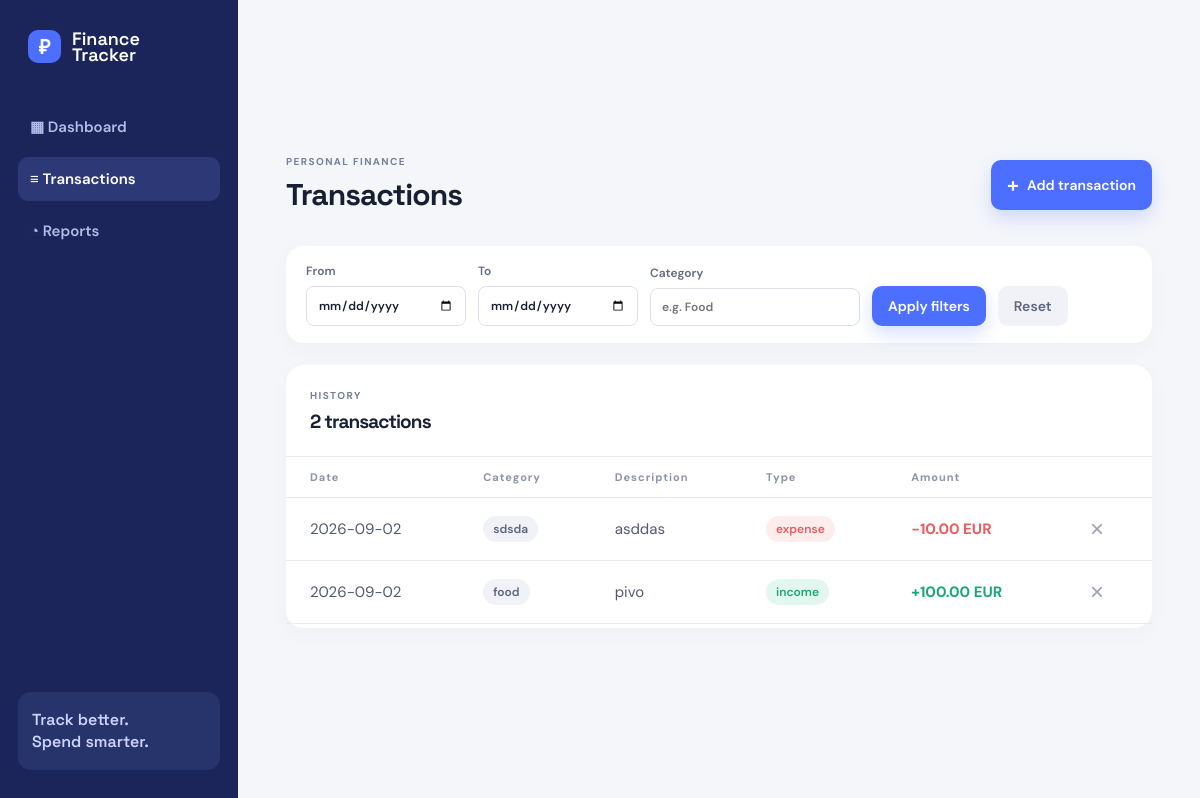
/transactions, run on an earlier commit of the app's database.
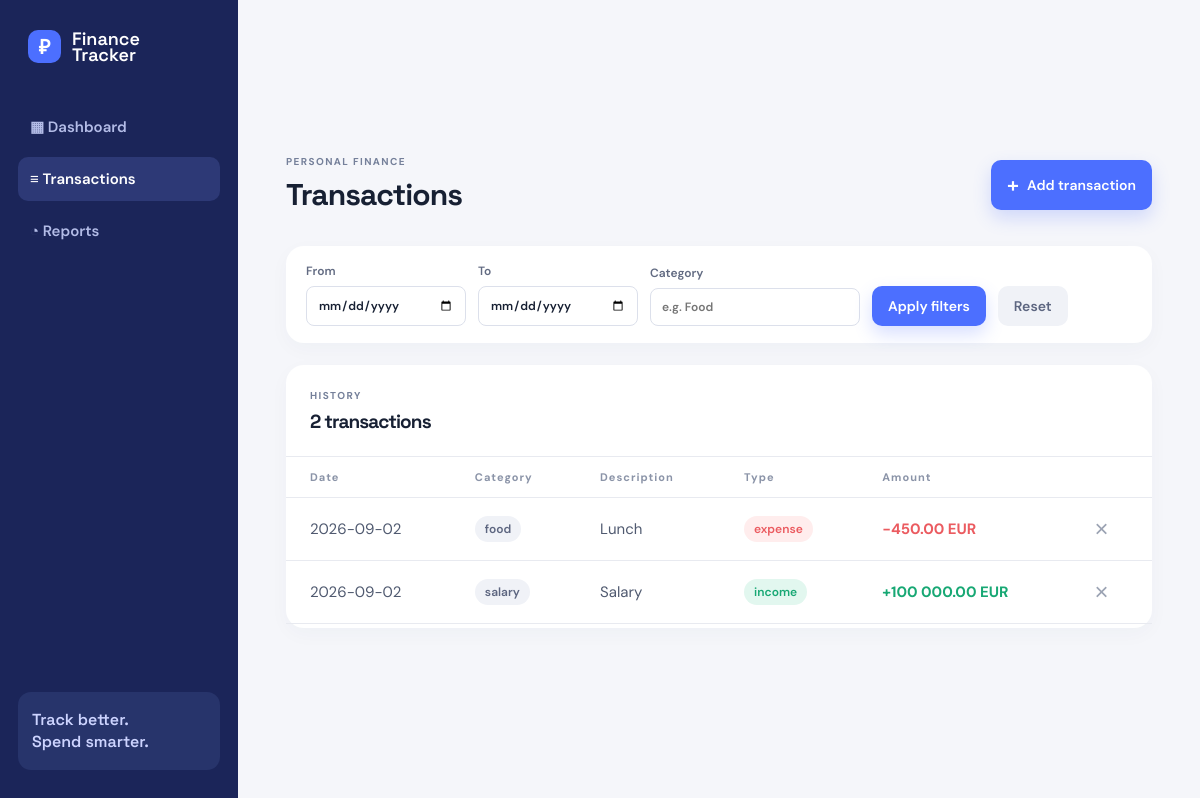
And on a later commit of the database.
### tables this page shows
CREATE TABLE transactions (
            id INTEGER PRIMARY KEY AUTOINCREMENT,
            type TEXT NOT NULL,
            amount REAL NOT NULL,
            category TEXT,
            description TEXT,
            date DATE
        );

### app.py (the view)
@app.get("/transactions")
def transactions():
    date_from = request.args.get("from", "")
    date_to = request.args.get("to", "")
    category = request.args.get("category", "")
    try:
        validated_from = validate_date(date_from or None)
        validated_to = validate_date(date_to or None)
    except ValueError as error:
        flash(str(error), "error")
        validated_from = validated_to = None
    conn = database_connection()
    try:
        records = get_transactions(conn, validated_from, validated_to, category)
    finally:
        conn.close()
    return render_template(
        "transactions.html",
        transactions=records,
        filters={
            "date_from": date_from,
            "date_to": date_to,
            "category": category,
        },
    )

### app.py (called while the page is built)
def money(amount):
    return f"{amount:,.2f}".replace(",", " ") + " EUR"

@app.template_filter("money")
def money_filter(amount):
    return money(amount)

def database_connection():
    conn = create_connection()
    create_table(conn)
    return conn

### database.py (called while the page is built)
def create_connection():
    return sqlite3.connect(DB_NAME)

def create_table(conn):
    conn.execute(
        """
        CREATE TABLE IF NOT EXISTS transactions (
            id INTEGER PRIMARY KEY AUTOINCREMENT,
            type TEXT NOT NULL,
            amount REAL NOT NULL,
            category TEXT,
            description TEXT,
            date DATE
        )
        """
    )
    conn.commit()

### validators.py (called while the page is built, shortened)
def validate_date(value, allow_month=False):
    if value is None:
        return None

### templates/transactions.html (shortened to what this page needs)
{% extends "base.html" %}
{% block heading %}Transactions{% endblock %}
{% block content %}
<section class="panel filter-panel">
    <form class="filters" method="get">
        <label>From<input type="date" name="from" value="{{ filters.date_from }}"></label>
        <label>To<input type="date" name="to" value="{{ filters.date_to }}"></label>
        <label>Category<input type="text" name="category" value="{{ filters.category }}" placeholder="e.g. Food"></label>
        <button class="button button-primary">Apply filters</button>
        <a class="button button-ghost" href="{{ url_for('transactions') }}">Reset</a>
    </form>
</section>
<section class="panel table-panel">
    <div class="panel-heading">
        <div>
            <p class="eyebrow">HISTORY</p>
            <h2>{{ transactions|length }} transaction{{ '' if transactions|length == 1 else 's' }}</h2>
        </div>
    </div>
    {% if transactions %}
        <div class="table-wrap">
            <table>
                <thead>
                    <tr>
                        <th>Date</th>
                        <th>Category</th>
                        <th>Description</th>
                        <th>Type</th>
                        <th>Amount</th>
                        <th></th>
                    </tr>
                </thead>
                <tbody>
                    {% for item in transactions %}
                        <tr>
                            <td>{{ item[5] }}</td>
                            <td><span class="category-pill">{{ item[3] }}</span></td>
                            <td>{{ item[4] or '—' }}</td>
                            <td><span class="type-label {{ item[1] }}">{{ item[1] }}</span></td>
                            <td class="amount {{ item[1] }}">
                                {{ '+' if item[1] == 'income' else '−' }}{{ item[2]|money }}
                            </td>
                            <td>
                                <form method="post" action="{{ url_for('delete', transaction_id=item[0]) }}" onsubmit="return confirm('Delete this transaction?');">
                                    <button class="delete-button" aria-label="Delete">×</button>
                                </form>
                            </td>
                        </tr>
                    {% endfor %}
                </tbody>
            </table>
        </div>
    {% else %}
        <div class="empty-state">No transactions match these filters.</div>
    {% endif %}
</section>
{% endblock %}

What changed in the data, as far as the page shows it:
removed transactions: date "2026-09-02", category "sdsda", description "asddas", type "expense", type "−", amount "10.00 EUR"
removed transactions: date "2026-09-02", category "food", description "pivo", type "income", type "+", amount "100.00 EUR"
added transactions: date "2026-09-02", category "food", description "Lunch", type "expense", type "−", amount "450.00 EUR"
added transactions: date "2026-09-02", category "salary", description "Salary", type "income", type "+", amount "100 000.00 EUR"
